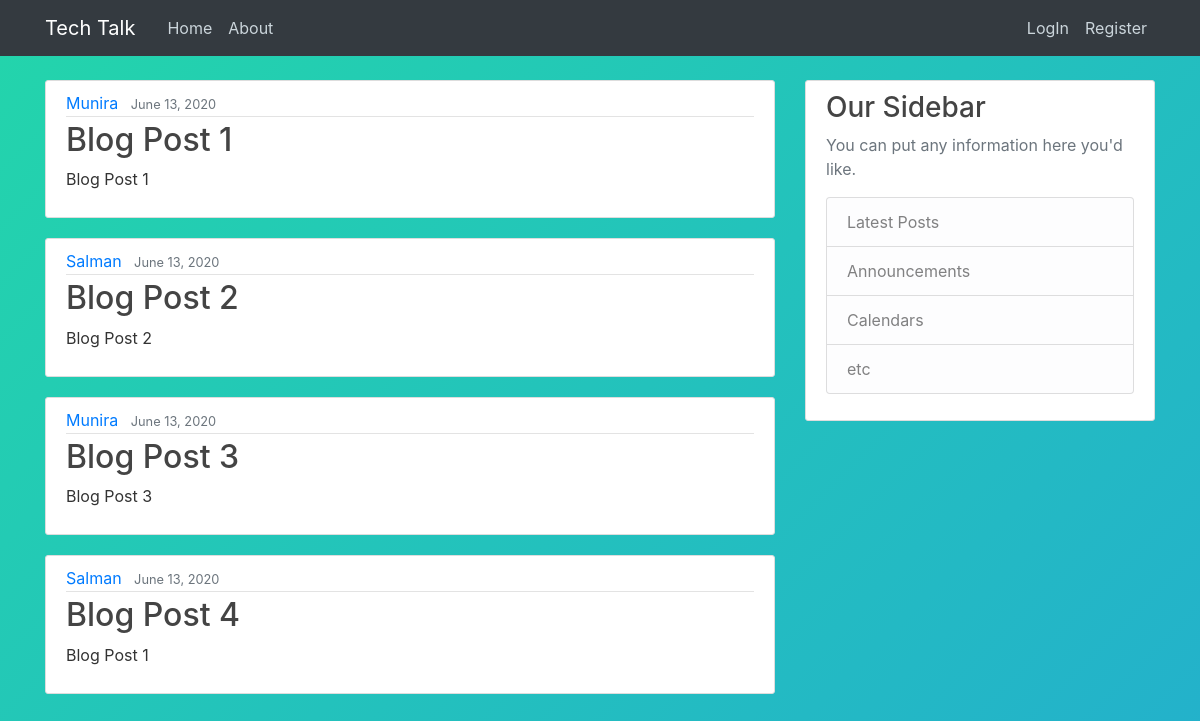
The page / on the database its author committed.
### blog/models.py (models this page shows, shortened)
class Post(models.Model):
    title = models.CharField(max_length=100)
    content = models.TextField()
    date_posted = models.DateTimeField(default=timezone.now)
    author = models.ForeignKey(User, on_delete=models.CASCADE)

### blog/views.py (the view)
# urls.py: path('', views.home, name='blog-home'),
def home(request):
    context = {
        'posts': Post.objects.all()
    }
    return render(request, 'blog/home.html', context)

### blog/templates/blog/home.html
{% extends "blog/base.html" %}
{% block content %}
    {% for post in posts %}
        <article class="media content-section">
          <div class="media-body">
            <div class="article-metadata">
              <a class="mr-2" href="#">{{ post.author }}</a>
              <small class="text-muted">{{ post.date_posted|date:"F d, Y" }}</small>
            </div>
            <h2><a class="article-title" href="#">{{ post.title }}</a></h2>
            <p class="article-content">{{ post.content }}</p>
          </div>
        </article>
    {% endfor %}
{% endblock content%}

### blog/templates/blog/base.html (shortened to what this page needs)
{% load static %}
<!DOCTYPE html>
<html lang="en">
<head>
    <link rel="stylesheet" href="https://maxcdn.bootstrapcdn.com/bootstrap/4.0.0/css/bootstrap.min.css">
    <link rel="stylesheet" type="text/css" href="{% static 'blog/main.css' %}">
</head>
<body>
    <header class="site-header">
      <nav class="navbar navbar-expand-md navbar-dark bg-dark fixed-top">
        <div class="container">
          <a class="navbar-brand mr-4" href="{% url 'blog-home' %}">Tech Talk</a>
          <div class="collapse navbar-collapse" id="navbarToggle">
            <div class="navbar-nav mr-auto">
              <a class="nav-item nav-link" href="{% url 'blog-home' %}">Home</a>
              <a class="nav-item nav-link" href="{% url 'blog-about' %}">About</a>
            </div>
              <div class="navbar-nav">
                  {% if user.is_authenticated %}
                    <a class="nav-item nav-link" href="{% url 'profile' %}">Profile</a>
                    <a class="nav-item nav-link" href="{% url 'logout' %}">LogOut</a>
                  {% else %}
                    <a class="nav-item nav-link" href="{% url 'login' %}">LogIn</a>
                    <a class="nav-item nav-link" href="{% url 'register' %}">Register</a>
                  {% endif %}
              </div>
          </div>
        </div>
      </nav>
    </header>
    <main role="main" class="container">
      <div class="row">
        <div class="col-md-8">
          {% block content %}{% endblock %}
        </div>
        <div class="col-md-4">
          <div class="content-section">
            <h3>Our Sidebar</h3>
            <p class='text-muted'>You can put any information here you'd like.
              <ul class="list-group">
                <li class="list-group-item list-group-item-light">Latest Posts</li>
                <li class="list-group-item list-group-item-light">Announcements</li>
                <li class="list-group-item list-group-item-light">Calendars</li>
                <li class="list-group-item list-group-item-light">etc</li>
              </ul>
            </p>
          </div>
        </div>
      </div>
    </main>
</body>
</html>

### blog/static/blog/main.css (style rules this page uses)
body { background: linear-gradient(-45deg, #ee7752, #e73c7e, #23a6d5, #23d5ab); background-size: 400% 400%; animation: gradient 15s ease infinite; color: #333333; margin-top: 5rem; }
h1, h2, h3, h4, h5, h6 { color: #444444; }
ul { margin: 0; }
.site-header .navbar-nav .nav-link { color: #cbd5db; }
.content-section { background: #ffffff; padding: 10px 20px; border: 1px solid #dddddd; border-radius: 3px; margin-bottom: 20px; }
.article-title { color: #444444; }
.article-content { white-space: pre-line; }
.article-metadata { padding-bottom: 1px; margin-bottom: 4px; border-bottom: 1px solid #e3e3e3 }

### rows shown on the page
Post: author "Munira", date_posted "June 13, 2020", title "Blog Post 1", content "Blog Post 1"
Post: author "Salman", date_posted "June 13, 2020", title "Blog Post 2", content "Blog Post 2"
Post: author "Munira", date_posted "June 13, 2020", title "Blog Post 3", content "Blog Post 3"
Post: author "Salman", date_posted "June 13, 2020", title "Blog Post 4", content "Blog Post 1"
